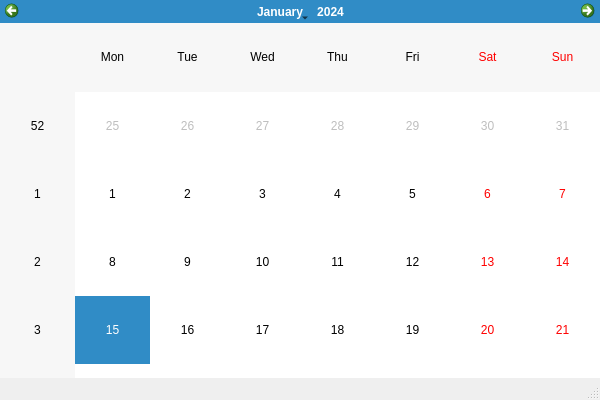
<?xml version="1.0" encoding="UTF-8"?>
<ui version="4.0">
 <class>MainWindow</class>
 <widget class="QMainWindow" name="MainWindow">
  <property name="geometry">
   <rect>
    <x>0</x>
    <y>0</y>
    <width>600</width>
    <height>400</height>
   </rect>
  </property>
  <property name="windowTitle">
   <string>日历</string>
  </property>
  <widget class="QWidget" name="centralwidget">
   <widget class="QCalendarWidget" name="calendarWidget">
    <property name="geometry">
     <rect>
      <x>0</x>
      <y>0</y>
      <width>600</width>
      <height>500</height>
     </rect>
    </property>
   </widget>
  </widget>
  <widget class="QStatusBar" name="statusbar"/>
 </widget>
 <resources/>
 <connections/>
</ui>
